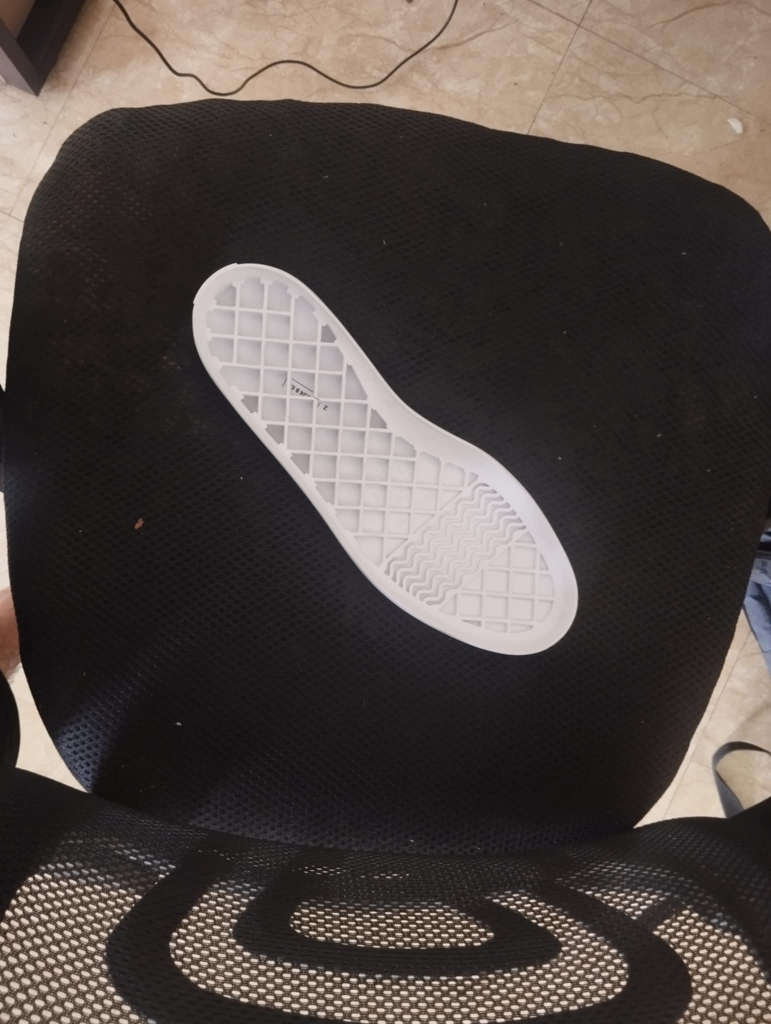
#> input picture image/check1.jpeg, 1542 x 2048 px (shown at 1/2 size)
$ python -i camera.py   (imports and definitions only)
#> lines starting #> are read from the running program, lines starting #| are printed output that depends on the picture
from pypylon import pylon
import cv2
import time
import numpy as np

class ContourDetector:
    def __init__(self, template_contour_path = None, inner_contour_path = None):
        self.template_contour_path = template_contour_path
        self.inner_contour_path = inner_contour_path

        self.camera = self.create_camera()

    def create_camera(self):
        TLFactory = pylon.TlFactory.GetInstance()
        devices = TLFactory.EnumerateDevices()
        if len(devices) == 0:
            raise Exception("No camera found")
        camera = pylon.InstantCamera(TLFactory.CreateDevice(devices[0]))
        camera.Open()
        # Configure camera
        camera.PixelFormat.SetValue("Mono8")  # Or "BayerRG8" for color camera
        camera.Width.SetValue(2440)
        camera.Height.SetValue(2048)
        return camera
    def rm_camera(self):
        print("a")
        self.camera.Close()
    # [26 lines left out: functions capture_single_shot, grabbing, compute_iou, not called in this run]

    def rotate_contour(self, contour, angle, center):
        rotation_matrix = cv2.getRotationMatrix2D(center, angle, 1.0)
        return cv2.transform(contour, rotation_matrix)

    # [134 lines left out: functions grid_search, golden_section_search, contour_detection, not called in this run]

>>> import cv2
>>> picture = cv2.imread('../image/check1.jpeg', cv2.IMREAD_GRAYSCALE)
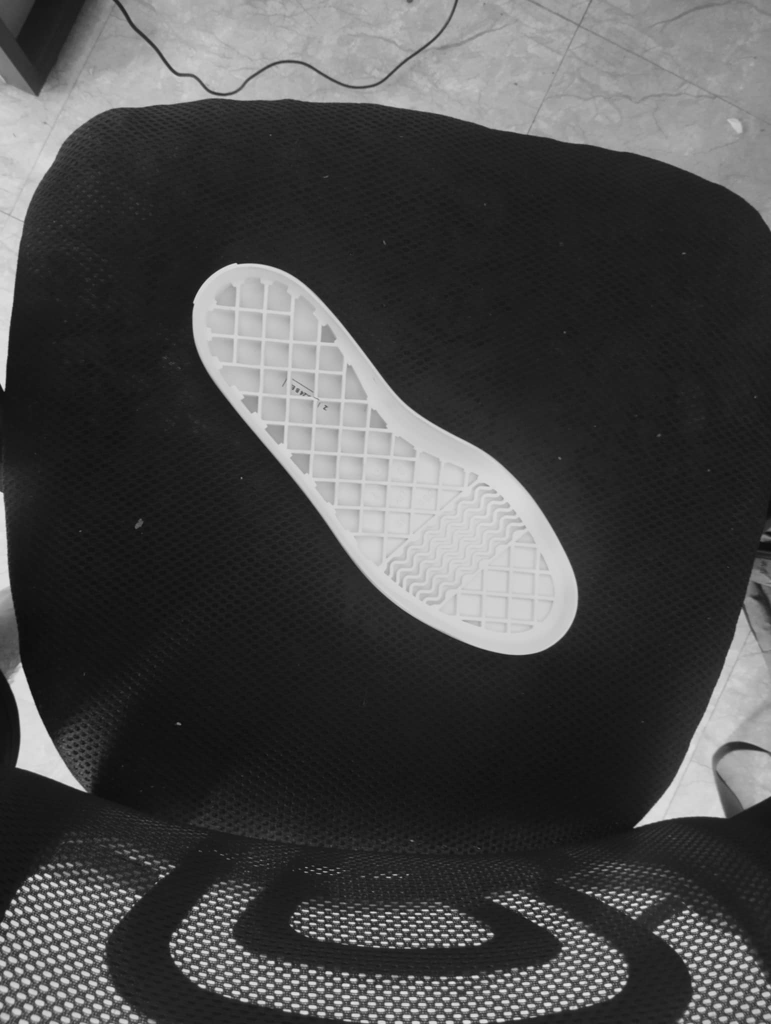
#> picture: shape (2048, 1542) (shown at 1/2 size); min 8, max 243, mean 72.9
#> (the run stopped early here; a loop or call above may not have finished)

$ run again, on image/check2.jpeg
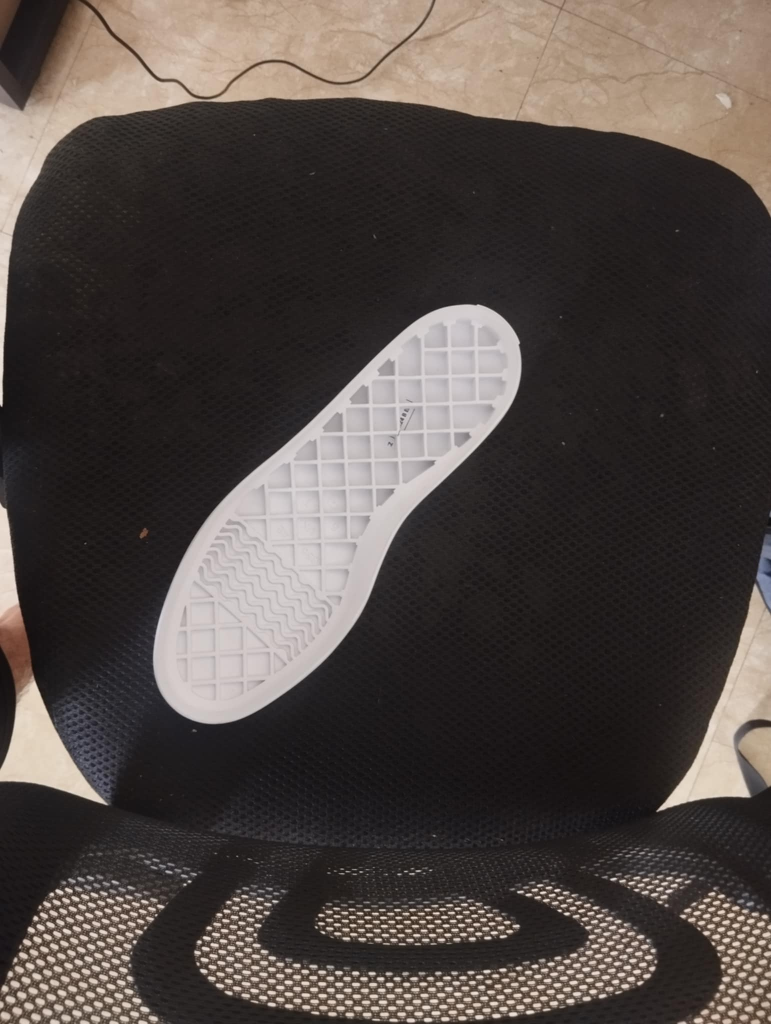
#> input picture image/check2.jpeg, 1542 x 2048 px (shown at 1/2 size)
#> `picture = cv2.imread('../image/check1.jpeg', cv2.IMREAD_GRAYSCALE)`:
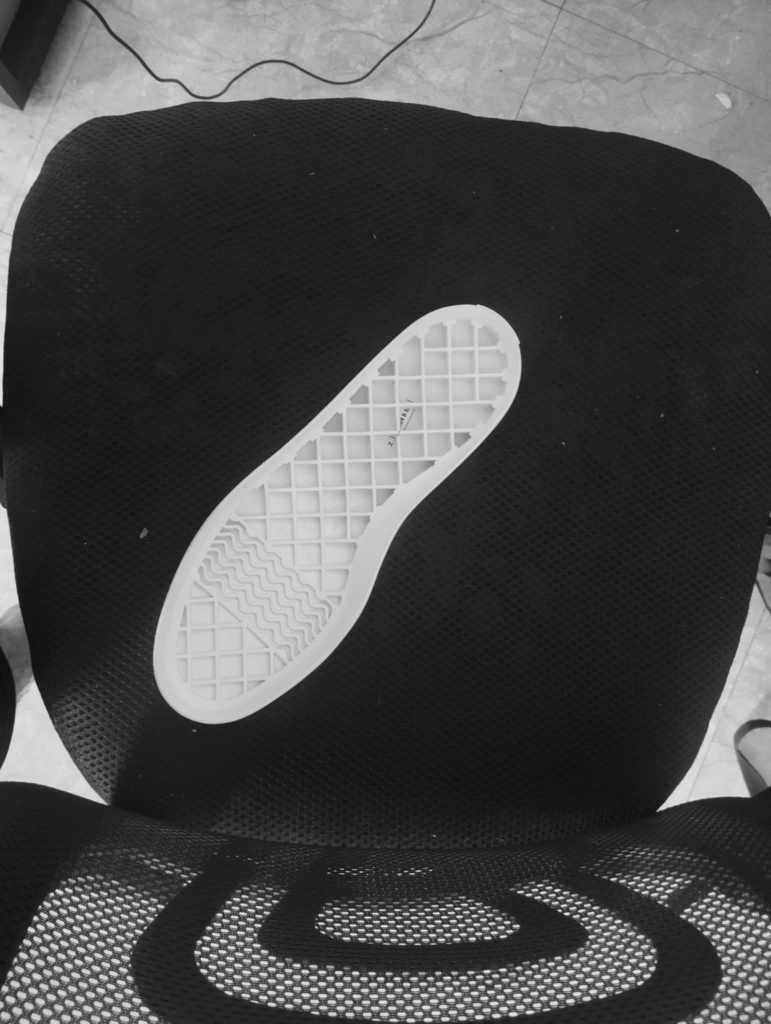
#> picture: shape (2048, 1542) (shown at 1/2 size); min 10, max 242, mean 73.6

$ run again, on image/check3.jpeg
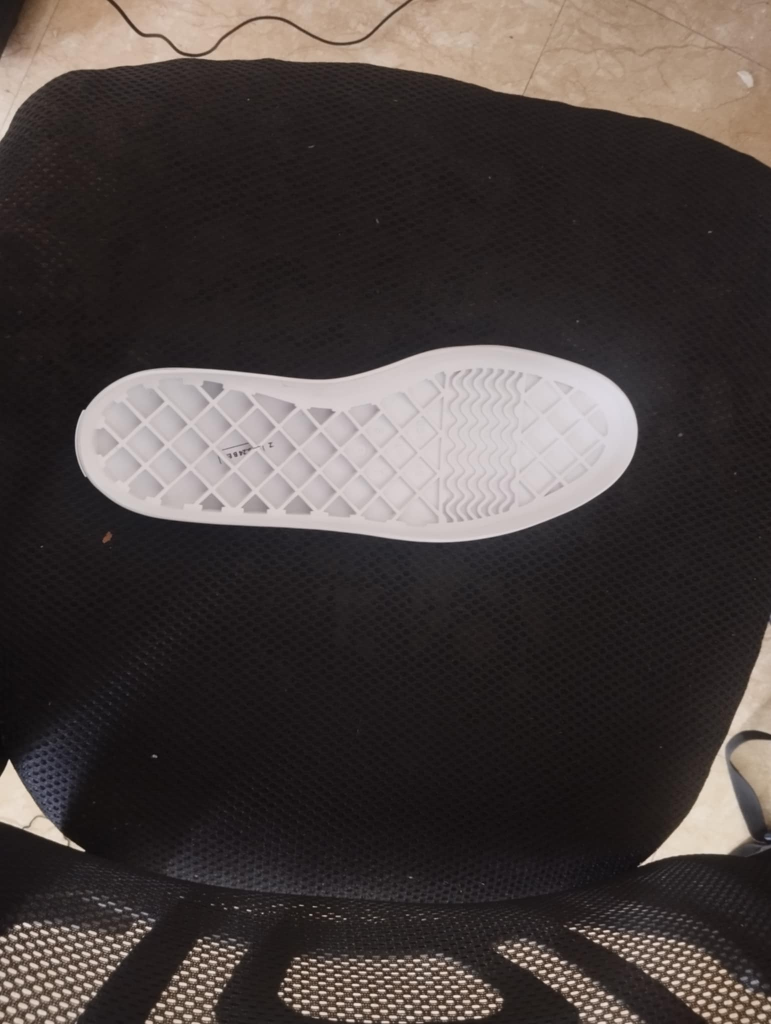
#> input picture image/check3.jpeg, 1542 x 2048 px (shown at 1/2 size)
#> `picture = cv2.imread('../image/check1.jpeg', cv2.IMREAD_GRAYSCALE)`:
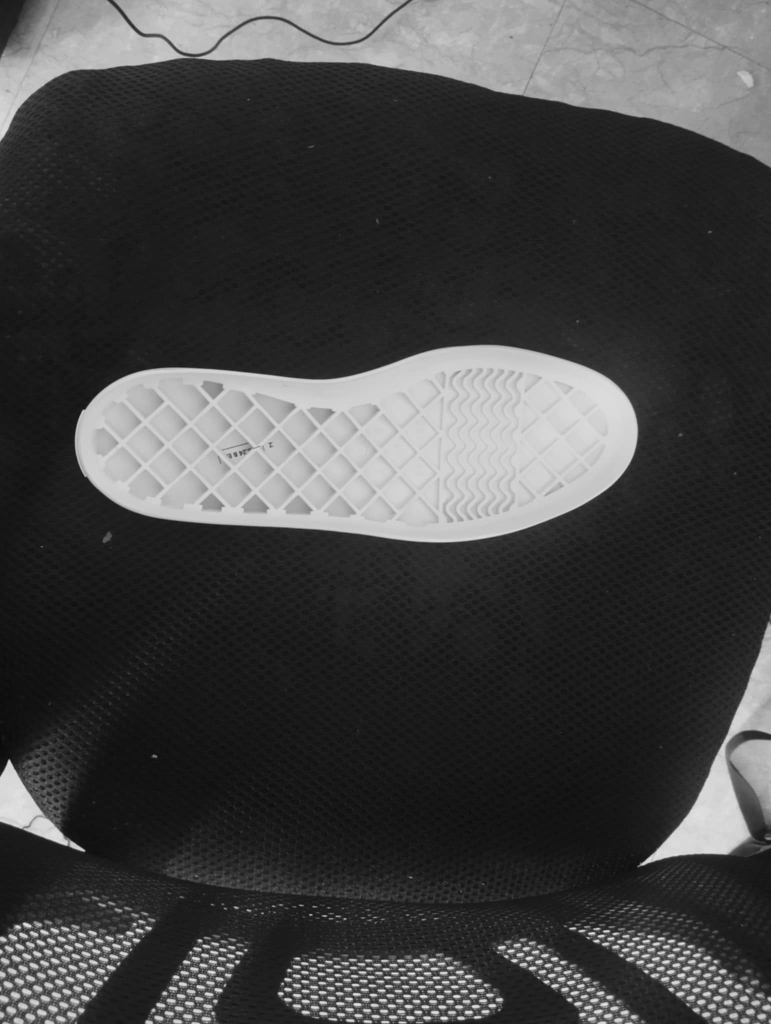
#> picture: shape (2048, 1542) (shown at 1/2 size); min 8, max 239, mean 67

$ run again, on image/check4.jpeg
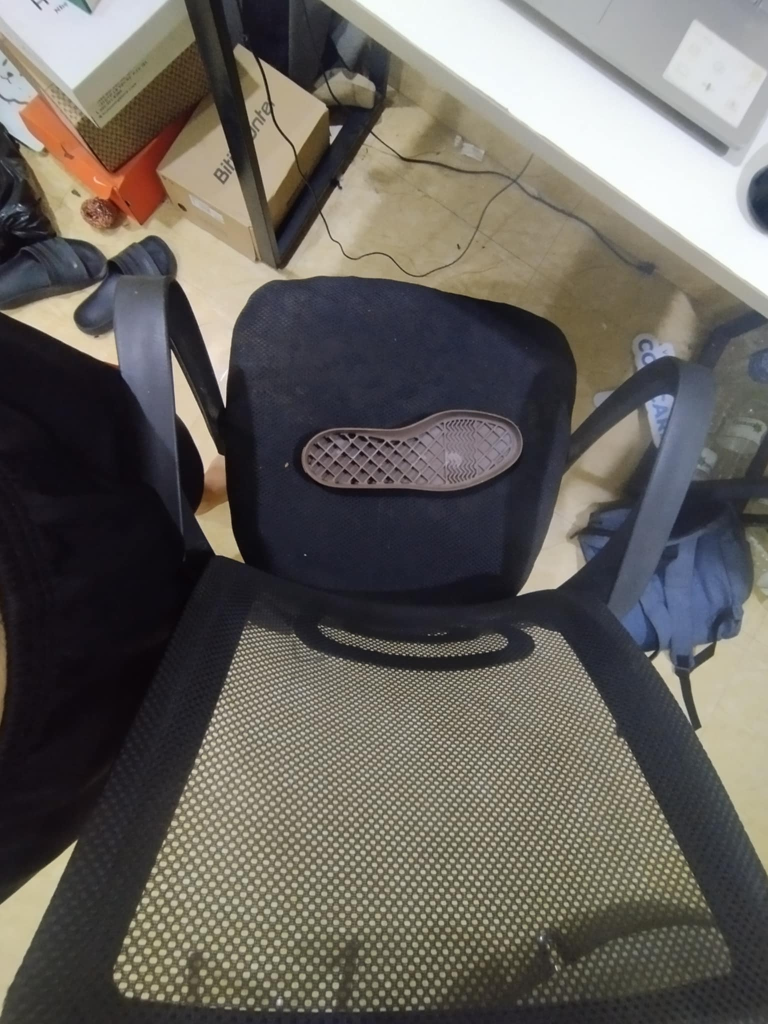
#> input picture image/check4.jpeg, 1536 x 2048 px (shown at 1/2 size)
#> `picture = cv2.imread('../image/check1.jpeg', cv2.IMREAD_GRAYSCALE)`:
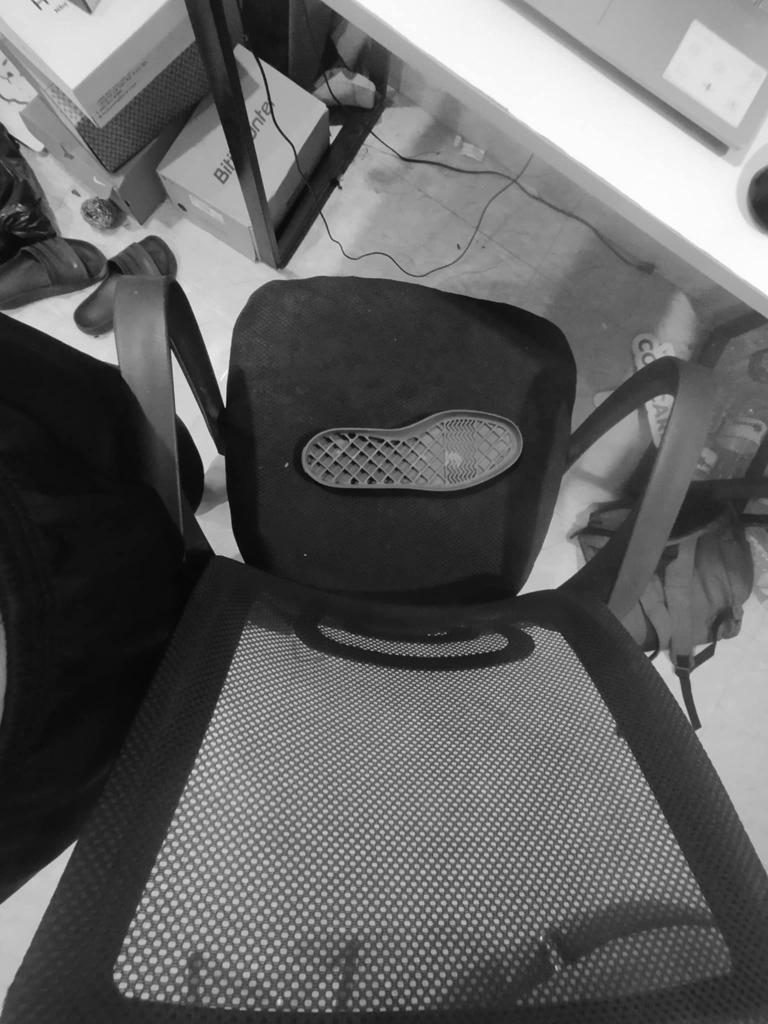
#> picture: shape (2048, 1536) (shown at 1/2 size); min 0, max 255, mean 98.6
